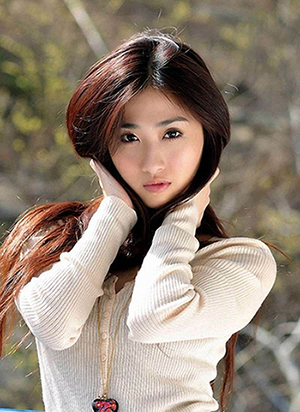
#> input picture img/face_c.jpg, 300 x 412 px
$ python '2.1.3使用numpy.array访问图像数据.py'
#> lines starting #> are read from the running program, lines starting #| are printed output that depends on the picture; after the words box and inside, x2 and y2 are one past the last pixel; in counts of white or black regions, pixels touching at a corner belong together
import cv2
import numpy as np
img = cv2.imread('img/face_c.jpg')
#> img is the input picture: shape (412, 300, 3); mean B, G, R 118.1, 132.9, 147.9
print(img.item(150,120,0))
#| 86
img.itemset((150,120,0),255) #将（150,120,0）当前像素颜色改为255
#> img: shape (412, 300, 3); under 0.01% of pixels changed, all inside (x1, y1, x2, y2) = (120, 150, 121, 151)
print(img.item(150,120,0))
#| 255
#print(img[:,:,0]) #img[:,:,1]=0将1（green通道的所有值）重置为0
#图像拷贝
cv2.imshow('window',img)
roi =img[0:100,0:100]
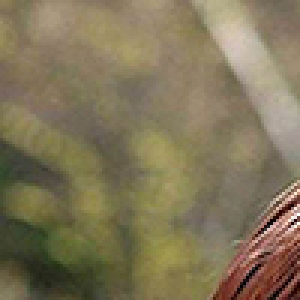
#> roi: shape (100, 100, 3) (shown 3 times larger); mean B, G, R 88.4, 117.4, 128.9
cv2.imshow('waitcopy',roi)
iniimg = img[200:300,200:300] = roi
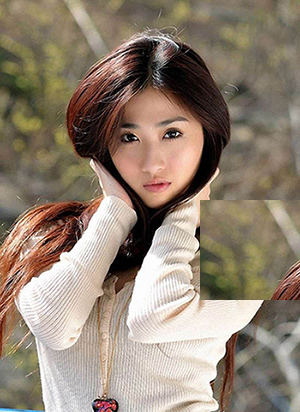
#> img: shape (412, 300, 3); mean B, G, R 114.9, 130.6, 145.5
#iniimg = roi
cv2.imshow('iniimg',iniimg)

cv2.imshow('window',img)
print(img.shape)
#| (412, 300, 3)
print(img.size)
#| 370800
print(img.dtype)
#| uint8
cv2.waitKey(0)==ord('q')
cv2.destroyAllWindows()

$ run again, with img/test.png saved as img/face_c.jpg
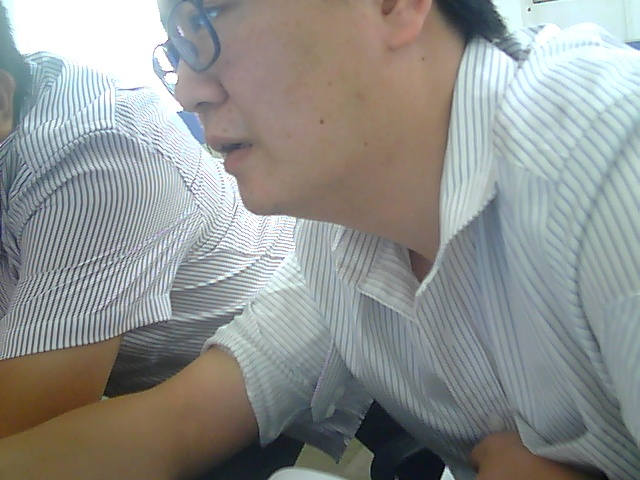
#> input picture img/test.png, 640 x 480 px
#> img is the input picture: shape (480, 640, 3); mean B, G, R 142.9, 145.2, 142.6
#| 188
#| 255
#> `roi =img[0:100,0:100]`:
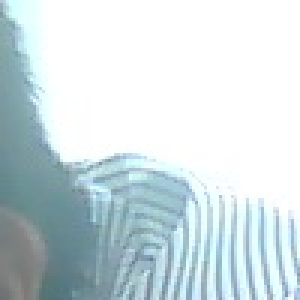
#> roi: shape (100, 100, 3) (shown 3 times larger); mean B, G, R 224.3, 220.6, 206.6
#> `iniimg = img[200:300,200:300] = roi`:
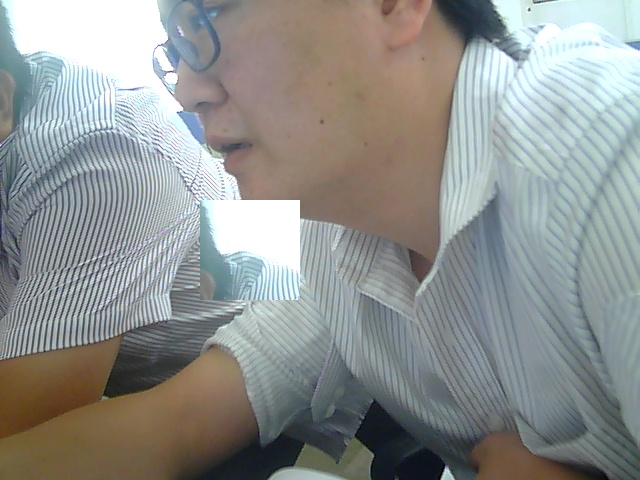
#> img: shape (480, 640, 3); mean B, G, R 143.7, 146, 143.1
#| (480, 640, 3)
#| 921600
#| uint8
